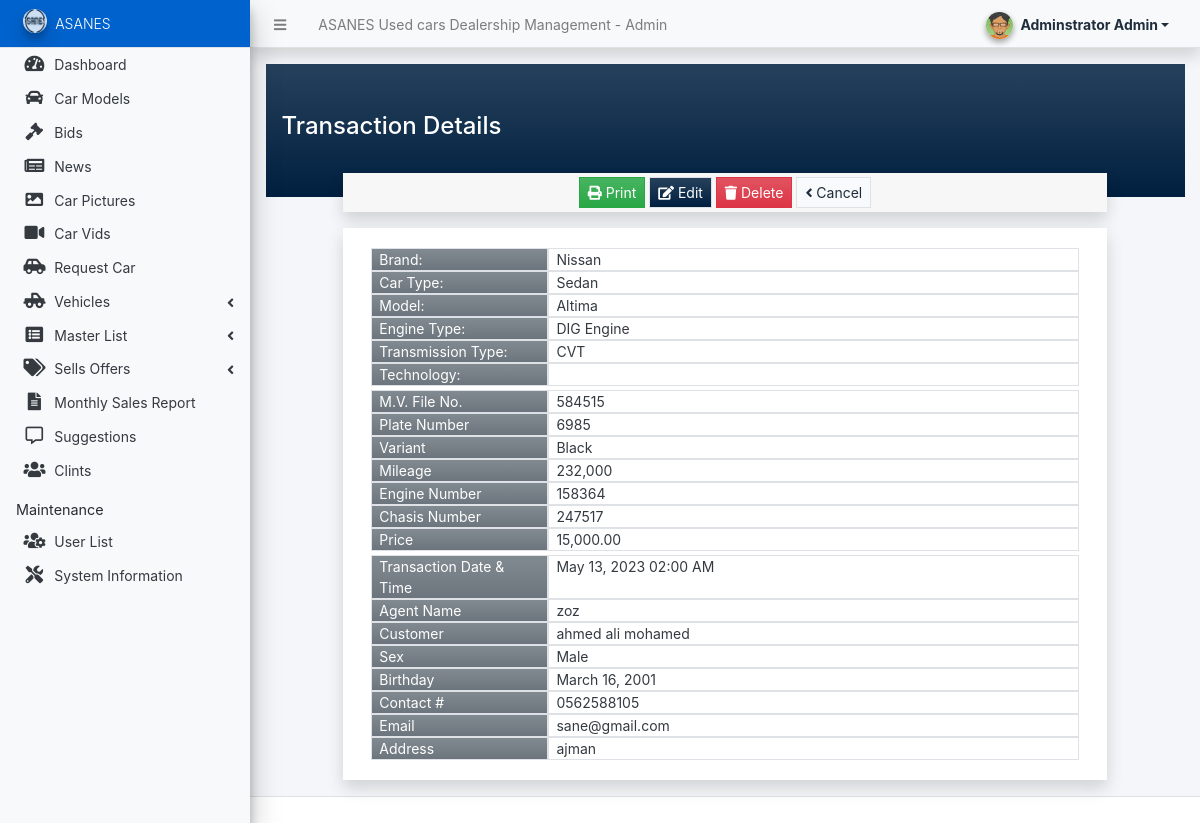
The app's page /admin/?page=vehicles/view_transaction&id=5 (signed in) with its own data.
### tables this page shows
CREATE TABLE `model_list` (
  `id` int(30) NOT NULL,
  `brand_id` int(30) NOT NULL,
  `model` text NOT NULL,
  `engine_type` text NOT NULL,
  `transmission_type` text NOT NULL,
  `car_type_id` int(30) NOT NULL,
  `status` tinyint(1) NOT NULL DEFAULT 1,
  `delete_flag` tinyint(1) NOT NULL DEFAULT 0,
  `date_created` datetime NOT NULL DEFAULT current_timestamp(),
  `date_updated` datetime NOT NULL DEFAULT current_timestamp() ON UPDATE current_timestamp()
);

CREATE TABLE `brand_list` (
  `id` int(30) NOT NULL,
  `name` text NOT NULL,
  `status` tinyint(1) NOT NULL DEFAULT 1,
  `delete_flag` tinyint(1) NOT NULL DEFAULT 0,
  `date_created` datetime NOT NULL DEFAULT current_timestamp(),
  `date_updated` datetime NOT NULL DEFAULT current_timestamp() ON UPDATE current_timestamp()
);

CREATE TABLE `car_type_list` (
  `id` int(30) NOT NULL,
  `name` text NOT NULL,
  `status` tinyint(1) NOT NULL DEFAULT 1,
  `delete_flag` tinyint(1) NOT NULL DEFAULT 0,
  `date_created` datetime NOT NULL DEFAULT current_timestamp(),
  `date_updated` datetime NOT NULL DEFAULT current_timestamp() ON UPDATE current_timestamp()
);

CREATE TABLE `transaction_list` (
  `id` int(30) NOT NULL,
  `vehicle_id` int(30) NOT NULL,
  `agent_name` text NOT NULL,
  `firstname` text NOT NULL,
  `middlename` text DEFAULT NULL,
  `lastname` text NOT NULL,
  `sex` varchar(20) NOT NULL,
  `dob` date NOT NULL,
  `contact` text NOT NULL,
  `email` text DEFAULT NULL,
  `address` text NOT NULL,
  `date_created` datetime NOT NULL DEFAULT current_timestamp(),
  `date_updated` datetime NOT NULL DEFAULT current_timestamp() ON UPDATE current_timestamp()
);

### config.php (called while the page is built, shortened)
<?php
function format_num($number = '' , $decimal = ''){
    if(is_numeric($number)){
        $ex = explode(".",$number);
        $decLen = isset($ex[1]) ? strlen($ex[1]) : 0;
        if(is_numeric($decimal)){
            return number_format($number,$decimal);
        }else{
            return number_format($number,$decLen);
        }
    }else{
        return "Invalid Input";
    }
}
?>

### admin/vehicles/view_transaction.php (the view, shortened to what this page needs)
<?php
if(isset($_GET['id']) && $_GET['id'] > 0){
	$transaction_qry = $conn->query("SELECT *, concat(firstname,' ',COALESCE(concat(middlename,' '), ''), lastname) as customer from `transaction_list` where id = '{$_GET['id']}' ");
    if($transaction_qry->num_rows > 0){
        foreach($transaction_qry->fetch_assoc() as $k => $v){
            $transaction[$k]=$v;
        }
    }
	if(isset($transaction['vehicle_id'])){
		if(isset($model_id)){
			$model_qry = $conn->query("SELECT m.*, b.name as `brand`, ct.name as `car_type` from `model_list` m inner join brand_list b on m.brand_id = b.id inner join car_type_list ct on m.car_type_id = ct.id where m.id = '{$model_id}'");
			if($model_qry->num_rows > 0){
				foreach($model_qry->fetch_assoc() as $k => $v){
					$model[$k]=$v;
				}
			}
		}
	}
}
?>
<div class="content py-5 px-3 bg-gradient-navy">
	<h4 class="font-wight-bolder">Transaction Details</h4>
</div>
<div class="row mt-n4 align-items-center justify-content-center flex-column">
	<div class="col-lg-10 col-md-11 col-sm-12 col-xs-12">
		<div class="card rounded-0 shadow">
			<div class="card-footer py-1 text-center">
				<button class="btn btn-flat btn-sm btn-success bg-gradient-success" id="print"><i class="fa fa-print"></i> Print</button>
				<a class="btn btn-flat btn-sm btn-navy bg-gradient-navy border" href="./?page=vehicles/sell_vehicle&transaction_id=<?= isset($transaction['id']) ? $transaction['id'] : '' ?>"><i class="fa fa-edit"></i> Edit</a>
				<button class="btn btn-flat btn-sm btn-danger bg-gradient-danger" id="delete-transaction"><i class="fa fa-trash"></i> Delete</button>
				<a class="btn btn-flat btn-sm btn-light bg-gradient-light border" href="./?page=vehicles/transactions"><i class="fa fa-angle-left"></i> Cancel</a>
			</div>
		</div>
		<div class="card rounded-0 shadow">
			<div class="card-body">
				<div class="container-fluid" id="printout">
					<div class="d-flex w-100">
						<div class="col-3 mb-0 border bg-gradient-secondary">Brand:</div>
						<div class="col-9 mb-0 border"><?= isset($model['brand']) ? $model['brand'] : '' ?></div>
					</div>
					<div class="d-flex w-100">
						<div class="col-3 mb-0 border bg-gradient-secondary">Car Type:</div>
						<div class="col-9 mb-0 border"><?= isset($model['car_type']) ? $model['car_type'] : '' ?></div>
					</div>
					<div class="d-flex w-100">
						<div class="col-3 mb-0 border bg-gradient-secondary">Model:</div>
						<div class="col-9 mb-0 border"><?= isset($model['model']) ? $model['model'] : '' ?></div>
					</div>
					<div class="d-flex w-100">
						<div class="col-3 mb-0 border bg-gradient-secondary">Engine Type:</div>
						<div class="col-9 mb-0 border"><?= isset($model['engine_type']) ? $model['engine_type'] : '' ?></div>
					</div>
					<div class="d-flex w-100">
						<div class="col-3 mb-0 border bg-gradient-secondary">Transmission Type:</div>
						<div class="col-9 mb-0 border"><?= isset($model['transmission_type']) ? $model['transmission_type'] : '' ?></div>
					</div>
					<div class="d-flex w-100">
						<div class="col-3 mb-0 border bg-gradient-secondary">Technology:</div>
						<div class="col-9 mb-0 border"><?= isset($model['technology']) ? htmlspecialchars_decode($model['technology']) : '' ?></div>
					</div>
					<div class="d-flex w-100">
						<div class="col-3 mb-0 border bg-gradient-secondary">M.V. File No.</div>
						<div class="col-9 mb-0 border"><?= isset($mv_number) ? $mv_number : '' ?></div>
					</div>
					<div class="d-flex w-100">
						<div class="col-3 mb-0 border bg-gradient-secondary">Plate Number</div>
						<div class="col-9 mb-0 border"><?= isset($plate_number) ? $plate_number : '' ?></div>
					</div>
					<div class="d-flex w-100">
						<div class="col-3 mb-0 border bg-gradient-secondary">Variant</div>
						<div class="col-9 mb-0 border"><?= isset($variant) ? $variant : '' ?></div>
					</div>
					<div class="d-flex w-100">
						<div class="col-3 mb-0 border bg-gradient-secondary">Mileage</div>
						<div class="col-9 mb-0 border"><?= isset($mileage) ? ($mileage > 0 ? format_num($mileage) : $mileage) : '' ?></div>
					</div>
					<div class="d-flex w-100">
						<div class="col-3 mb-0 border bg-gradient-secondary">Engine Number</div>
						<div class="col-9 mb-0 border"><?= isset($engine_number) ? $engine_number : '' ?></div>
					</div>
					<div class="d-flex w-100">
						<div class="col-3 mb-0 border bg-gradient-secondary">Chasis Number</div>
						<div class="col-9 mb-0 border"><?= isset($chasis_number) ? $chasis_number : '' ?></div>
					</div>
					<div class="d-flex w-100">
						<div class="col-3 mb-0 border bg-gradient-secondary">Price</div>
						<div class="col-9 mb-0 border"><?= isset($price) ? format_num($price, 2) : '' ?></div>
					</div>
					<div class="d-flex w-100">
						<div class="col-3 mb-0 border bg-gradient-secondary">Transaction Date & Time</div>
						<div class="col-9 mb-0 border"><?= isset($transaction['date_created']) ? date("M d, Y h:i A", strtotime($transaction['date_created'])) : '' ?></div>
					</div>
					<div class="d-flex w-100">
						<div class="col-3 mb-0 border bg-gradient-secondary">Agent Name</div>
						<div class="col-9 mb-0 border"><?= isset($transaction['agent_name']) ? $transaction['agent_name'] : '' ?></div>
					</div>
					<div class="d-flex w-100">
						<div class="col-3 mb-0 border bg-gradient-secondary">Customer</div>
						<div class="col-9 mb-0 border"><?= isset($transaction['customer']) ? $transaction['customer'] : '' ?></div>
					</div>
					<div class="d-flex w-100">
						<div class="col-3 mb-0 border bg-gradient-secondary">Sex</div>
						<div class="col-9 mb-0 border"><?= isset($transaction['sex']) ? $transaction['sex'] : '' ?></div>
					</div>
					<div class="d-flex w-100">
						<div class="col-3 mb-0 border bg-gradient-secondary">Birthday</div>
						<div class="col-9 mb-0 border"><?= isset($transaction['dob']) ? date("F d, Y", strtotime($transaction['dob'])) : '' ?></div>
					</div>
					<div class="d-flex w-100">
						<div class="col-3 mb-0 border bg-gradient-secondary">Contact #</div>
						<div class="col-9 mb-0 border"><?= isset($transaction['contact']) ? $transaction['contact'] : '' ?></div>
					</div>
					<div class="d-flex w-100">
						<div class="col-3 mb-0 border bg-gradient-secondary">Email</div>
						<div class="col-9 mb-0 border"><?= isset($transaction['email']) ? $transaction['email'] : 'N/A' ?></div>
					</div>
					<div class="d-flex w-100">
						<div class="col-3 mb-0 border bg-gradient-secondary">Address</div>
						<div class="col-9 mb-0 border"><?= isset($transaction['address']) ? $transaction['address'] : 'N/A' ?></div>
					</div>
				</div>
			</div>
		</div>
	</div>
</div>

### records on screen
model_list: brand.name "Nissan", car_type.name "Sedan", model "Altima", engine_type "DIG Engine", transmission_type "CVT"
transaction_list: date_created "May 13, 2023 02:00 AM", agent_name "zoz", sex "Male", dob "March 16, 2001", contact "0562588105", email "sane@gmail.com", address "ajman"

### other values on screen
$_settings->info('name') "ASANES Used cars Dealership Management"
$_settings->userdata('firstname').' '.$_settings->userdata('lastname') "Adminstrator Admin"
$_settings->info('short_name') "ASANES"
$mv_number "584515"
$plate_number "6985"
$variant "Black"
format_num($mileage) "232,000"
$engine_number "158364"
$chasis_number "247517"
format_num($price, 2) "15,000.00"
$transaction['customer'] "ahmed ali mohamed"
